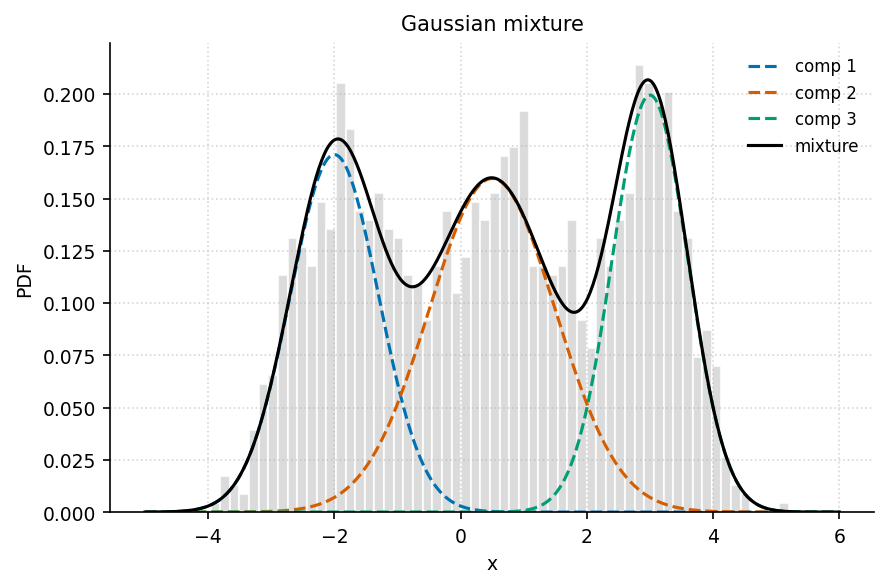

Write Python code to recreate this figure.
"""dist_mixture: 高斯混合 PDF + 直方图."""
import sys, os; sys.path.insert(0, os.path.join(os.path.dirname(os.path.abspath(__file__)), '..', '..', '_utils', 'python'))
import numpy as np
import matplotlib.pyplot as plt
from theme import apply_theme
from palette import cycle

def make_figure(title='Gaussian mixture'):
    apply_theme()
    rng = np.random.default_rng(6)
    n = 1500
    comps = [(0.3, -2, 0.7), (0.4, 0.5, 1.0), (0.3, 3, 0.6)]
    samples = []
    for w, mu, sd in comps:
        samples.append(rng.normal(mu, sd, int(n*w)))
    data = np.concatenate(samples)
    x = np.linspace(-5, 6, 500)
    pdf = sum(w / (sd*np.sqrt(2*np.pi)) * np.exp(-(x-mu)**2/(2*sd**2)) for w, mu, sd in comps)
    fig, ax = plt.subplots()
    ax.hist(data, bins=60, density=True, color='lightgray', edgecolor='w', alpha=0.8)
    for i, (w, mu, sd) in enumerate(comps):
        comp = w / (sd*np.sqrt(2*np.pi)) * np.exp(-(x-mu)**2/(2*sd**2))
        ax.plot(x, comp, '--', color=cycle(i), label=f'comp {i+1}')
    ax.plot(x, pdf, color='k', linewidth=1.5, label='mixture')
    ax.set_xlabel('x'); ax.set_ylabel('PDF'); ax.set_title(title)
    ax.legend(); ax.grid(True, linestyle=':', alpha=0.5)
    fig.tight_layout()
    return fig

if __name__ == '__main__':
    fig = make_figure(); fig.savefig(__file__.replace('.py', '.png'), dpi=150)
